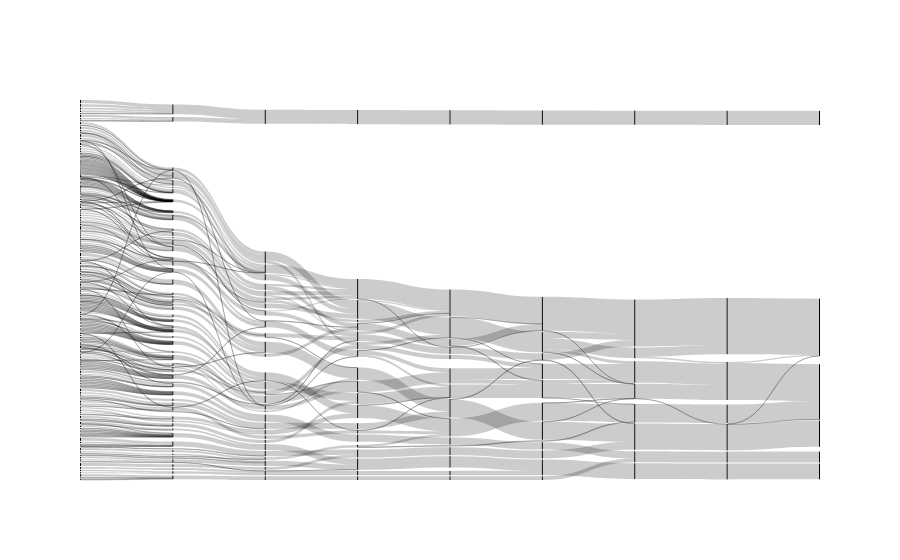

The notebook cell this image was saved under:
### Markdown cell above
## Semi-hierachy

### a) Sankey diagram

### Code cell
# The following code for plotting the results of Markov Stability analysis
# originates from the PyGenStability package and is only slightly modified

import plotly.graph_objects as go

time_index=robust_scales

sources = []
targets = []
values = []
shift = 0


all_results['community_id_reduced']  = [community_id_ranked[i] for i in time_index] 


#for i in range(len(all_results['community_id']) - 1):
for i in range(len(all_results['community_id_reduced']) - 1):
    community_source = np.array(all_results['community_id_reduced'][i])
    community_target = np.array(all_results['community_id_reduced'][i + 1])
    source_ids = set(community_source)
    target_ids = set(community_target)
    for source in source_ids:
        for target in target_ids:
            value = sum(community_target[community_source == source] == target)
            if value > 0:
                values.append(value)
                sources.append(source + shift)
                targets.append(target + len(source_ids) + shift)
    shift += len(source_ids)

layout = go.Layout(autosize=True)
fig = go.Figure(
    data=[
        go.Sankey(
            node=dict(
                pad=1,
                thickness=1,
                line=dict(color="black", width=0.0)
            ),

            link=dict(source=sources, target=targets, value=values),
        )
    ],
    layout=layout,
)

fig.show()
fig.write_image(root_figure+"Sankey_Optimal_Partitions.pdf", format='pdf')

### Figure 1 — Plotly figure (JSON) as saved in the notebook; plotly's stock layout.template omitted (floating-point values rounded to 4 significant figures; data arrays with more than 128 entries replaced by an {"elided": "..."} marker saying what was removed)
{"data": [{"link": {"source": {"elided": "452 int values"}, "target": {"elided": "452 int values"}, "value": {"elided": "452 int values"}}, "node": {"line": {"color": "black", "width": 0}, "pad": 1, "thickness": 1}, "type": "sankey"}], "layout": {"autosize": true}}
